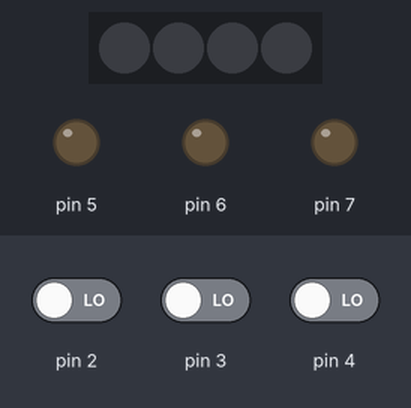
Simulated run of this sketch. Board: Arduino Uno, built with avr-gcc and run on an emulated ATmega328P. On the bench: 4 RGB LEDs in strip order, left to right, output pins drawn as LEDs (lit = HIGH). The inputs (shaded band) are chosen by the test bench; at power-on: pin 2 LOW, pin 4 LOW, pin 3 LOW. Dim RGB values are drawn brighter than linear; what the sketch prints to the serial monitor is not drawn.

Above: at 1.2 s.
1.3 s: pin 2 driven HIGH
3.0 s: pin 4 driven HIGH
At 4.2 s:
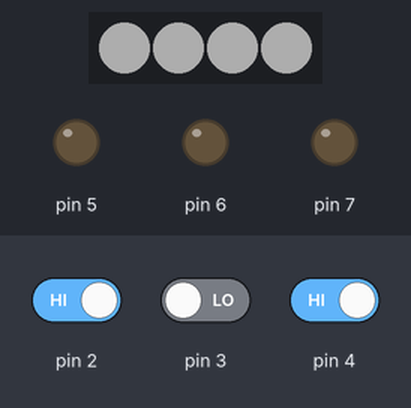
4.5 s: pin 3 driven HIGH
At 5.7 s:
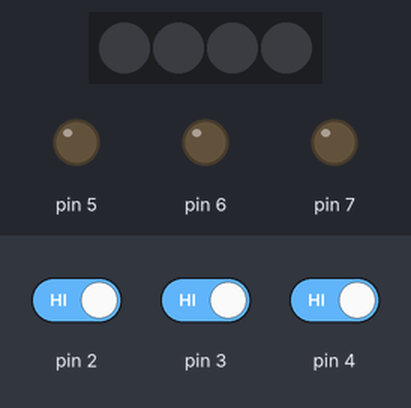
7.5 s: pin 2 driven LOW
At 8.7 s:
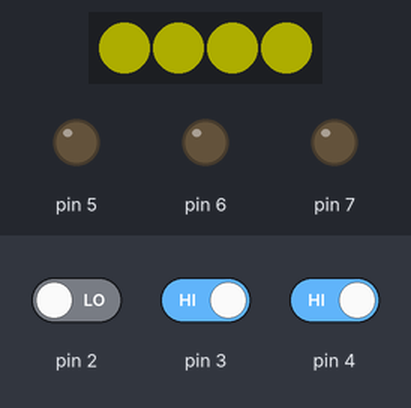
9.0 s: pin 3 driven LOW
10.8 s: pin 4 driven LOW
Timing chart, 0 to 13.8 s (numbered marks = the images above; inputs shaded):
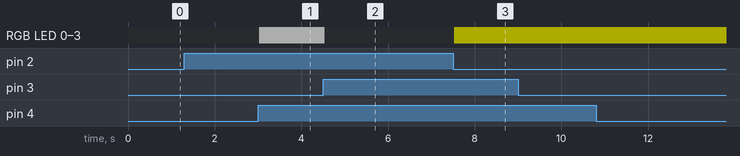

The sketch:

Light-painting.ino
```cpp
/*

 The DDR register, determines whether the pin is an INPUT or OUTPUT.
 The PORT register controls whether the pin is HIGH or LOW,
 and the PIN register reads the state of INPUT pins.

 https://www.arduino.cc/en/Reference/PortManipulation

*/

// A basic everyday NeoPixel strip test program.

// NEOPIXEL BEST PRACTICES for most reliable operation:
// - Add 1000 uF CAPACITOR between NeoPixel strip's + and - connections.
// - MINIMIZE WIRING LENGTH between microcontroller board and first pixel.
// - NeoPixel strip's DATA-IN should pass through a 300-500 OHM RESISTOR.
// - AVOID connecting NeoPixels on a LIVE CIRCUIT. If you must, ALWAYS
//   connect GROUND (-) first, then +, then data.
// - When using a 3.3V microcontroller with a 5V-powered NeoPixel strip,
//   a LOGIC-LEVEL CONVERTER on the data line is STRONGLY RECOMMENDED.
// (Skipping these may work OK on your workbench but can fail in the field)

#include <Adafruit_NeoPixel.h>
#ifdef __AVR__
 #include <avr/power.h> // Required for 16 MHz Adafruit Trinket
#endif

// Which pin on the Arduino is connected to the NeoPixels?
#define LED_PIN 8


// How many NeoPixels are attached to the Arduino?
#define LED_COUNT 4


  // Declare our NeoPixel strip object:
Adafruit_NeoPixel strip(LED_COUNT, LED_PIN, NEO_GRB + NEO_KHZ800);
// Argument 1 = Number of pixels in NeoPixel strip
// Argument 2 = Arduino pin number (most are valid)
// Argument 3 = Pixel type flags, add together as needed:
//   NEO_KHZ800  800 KHz bitstream (most NeoPixel products w/WS2812 LEDs)
//   NEO_KHZ400  400 KHz (classic 'v1' (not v2) FLORA pixels, WS2811 drivers)
//   NEO_GRB     Pixels are wired for GRB bitstream (most NeoPixel products)
//   NEO_RGB     Pixels are wired for RGB bitstream (v1 FLORA pixels, not v2)
//   NEO_RGBW    Pixels are wired for RGBW bitstream (NeoPixel RGBW products)


// setup() function -- runs once at startup --------------------------------

uint32_t c;


void setup() {

  //PORTD maps to Arduino digital pins 0 to 7
  //PORTD
  DDRD = B11100010; //sets pins2,3,4,5 as INPUT(0) and 11,12,13 as OUTPUT(1)

  Serial.begin(9600);
  strip.begin();           // INITIALIZE NeoPixel strip object (REQUIRED)
  strip.show();            // Turn OFF all pixels ASAP
  strip.setBrightness(50); // Set BRIGHTNESS to about 1/5 (max = 255)
}

void loop() {
  // put your main code here, to run repeatedly:
  int value = 31 - PIND>>2; //reads PORTD inputs

  Serial.print(value);
  Serial.print(" : ");
  Serial.print(PIND>>2);
  Serial.print(" : ");
  Serial.print(PIND, BIN);

  if(value==0){
    c = strip.Color(0, 0, 0);
    Serial.println("---> 0");
  }
  if(value==1){
    c = strip.Color(255,255, 0);
    Serial.println("---> 1");
  }
  if(value==2){
    c = strip.Color(255, 255, 255);
    Serial.println("---> 2");
  }
//  if(value==3){
//    c = strip.Color(0, 0, 255);
//    Sernial.println("---> 3");
//  }
//  if(value==4){
//
//    c = strip.Color(255, 255, 255);
//    Serial.println("---> 4");
//  }

  for(int i=0; i<strip.numPixels(); i++) { // For each pixel in strip...
    strip.setPixelColor(i, c);         //  Set pixel's color (in RAM)
    strip.show();                          //  Update strip to match

  }
}
```

Measured:
- after the input at 1.3 s, every drawn part: stays the same
- after the input at 3.0 s, RGB LED 0–3: off → RGB(50, 50, 50) at once
- after the input at 4.5 s, RGB LED 0–3: RGB(50, 50, 50) → off at once
- after the input at 7.5 s, RGB LED 0–3: off → RGB(50, 50, 0) at once
- after the input at 9.0 s, every drawn part: stays the same
- after the input at 10.8 s, every drawn part: stays the same
